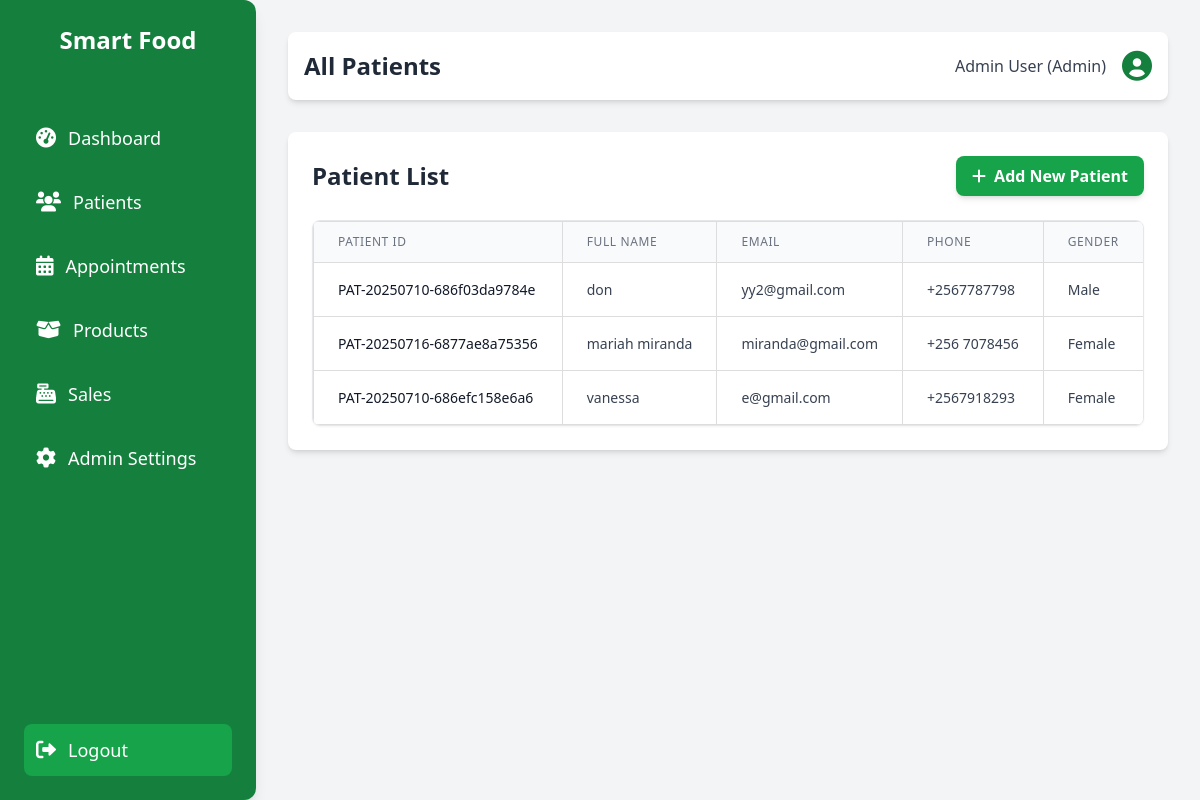
/patients/list.php (signed in), run on the app's committed database.
### tables this page shows
CREATE TABLE `patients` (
  `patient_id` int(11) NOT NULL,
  `patient_unique_id` varchar(50) NOT NULL,
  `full_name` varchar(255) NOT NULL,
  `date_of_birth` date DEFAULT NULL,
  `gender` enum('Male','Female','Other') DEFAULT NULL,
  `height_cm` decimal(5,2) DEFAULT NULL,
  `address` text DEFAULT NULL,
  `email` varchar(255) DEFAULT NULL,
  `phone` varchar(50) DEFAULT NULL,
  `health_conditions` text DEFAULT NULL,
  `membership_status` enum('No Membership','Standard','Premium') NOT NULL DEFAULT 'No Membership',
  `created_at` datetime DEFAULT current_timestamp(),
  `updated_at` datetime DEFAULT current_timestamp() ON UPDATE current_timestamp()
);

### patients/list.php (the view, shortened to what this page needs)
<?php
require_once __DIR__ . '/../includes/db_connect.php';
$pageTitle = "All Patients";
$patients = [];
try {
    $stmt = $pdo->query("SELECT patient_id, patient_unique_id, full_name, date_of_birth, email, phone, gender, membership_status FROM patients ORDER BY full_name ASC");
    $patients = $stmt->fetchAll(PDO::FETCH_ASSOC);
} catch (PDOException $e) {
    error_log("Error fetching patients: " . $e->getMessage());
    $message = "Error loading patients. Please try again later.";
}
require_once __DIR__ . '/../includes/header.php';
?>
<div class="container mx-auto p-6 bg-white rounded-lg shadow-md">
    <div class="flex justify-between items-center mb-6">
        <h2 class="text-2xl font-bold text-gray-800">Patient List</h2>
        <a href="<?php echo BASE_URL; ?>add.php" class="inline-flex items-center space-x-2 px-4 py-2 rounded-lg bg-green-600 text-white font-semibold hover:bg-green-700 transition-colors duration-200 shadow-md">
            <i class="fas fa-plus"></i>
            <span>Add New Patient</span>
        </a>
    </div>
    <?php if (empty($patients)): ?>
        <div class="bg-blue-100 border-l-4 border-blue-500 text-blue-700 p-4 rounded-md" role="alert">
            <p class="font-bold">No Patients Found</p>
            <p>It looks like there are no patients registered yet. Click "Add New Patient" to get started.</p>
        </div>
    <?php else: ?>
        <div class="overflow-x-auto bg-white rounded-lg shadow-sm border border-gray-200">
            <table class="min-w-full divide-y divide-gray-200">
                <thead class="bg-gray-50">
                    <tr>
                        <th scope="col" class="px-6 py-3 text-left text-xs font-medium text-gray-500 uppercase tracking-wider">Patient ID</th>
                        <th scope="col" class="px-6 py-3 text-left text-xs font-medium text-gray-500 uppercase tracking-wider">Full Name</th>
                        <th scope="col" class="px-6 py-3 text-left text-xs font-medium text-gray-500 uppercase tracking-wider">Email</th>
                        <th scope="col" class="px-6 py-3 text-left text-xs font-medium text-gray-500 uppercase tracking-wider">Phone</th>
                        <th scope="col" class="px-6 py-3 text-left text-xs font-medium text-gray-500 uppercase tracking-wider">Gender</th>
                    </tr>
                </thead>
                <tbody class="bg-white divide-y divide-gray-200">
                    <?php foreach ($patients as $patient): ?>
                        <tr class="hover:bg-gray-50">
                            <td class="px-6 py-4 whitespace-nowrap text-sm font-medium text-gray-900"><?php echo htmlspecialchars($patient['patient_unique_id']); ?></td>
                            <td class="px-6 py-4 whitespace-nowrap text-sm text-gray-700"><?php echo htmlspecialchars($patient['full_name']); ?></td>
                            <td class="px-6 py-4 whitespace-nowrap text-sm text-gray-700"><?php echo htmlspecialchars($patient['email'] ?? 'N/A'); ?></td>
                            <td class="px-6 py-4 whitespace-nowrap text-sm text-gray-700"><?php echo htmlspecialchars($patient['phone'] ?? 'N/A'); ?></td>
                            <td class="px-6 py-4 whitespace-nowrap text-sm text-gray-700"><?php echo htmlspecialchars($patient['gender'] ?? 'N/A'); ?></td>
                        </tr>
                    <?php endforeach; ?>
                </tbody>
            </table>
        </div>
    <?php endif; ?>
</div>
<?php
require_once __DIR__ . '/../includes/footer.php';
?>

### includes/header.php (shortened to what this page needs)
<?php
$currentUserRole = $_SESSION['role'] ?? 'Guest';
?>
<!DOCTYPE html>
<html lang="en">
<head>
    <script src="https://cdn.tailwindcss.com"></script>
    <link rel="stylesheet" href="https://cdnjs.cloudflare.com/ajax/libs/font-awesome/6.0.0-beta3/css/all.min.css">
    <link rel="stylesheet" href="<?php echo BASE_URL; ?>../assets/css/style.css">
    <link rel="stylesheet" href="<?php echo BASE_URL; ?>../assets/css/dashboard.css">
    <link rel="stylesheet" href="<?php echo BASE_URL; ?>../assets/css/forms.css">
    <link rel="stylesheet" href="<?php echo BASE_URL; ?>../assets/css/admin.css">
</head>
<body class="bg-gray-100 font-inter">
    <div class="flex h-screen">
        <aside class="w-64 bg-green-700 text-white p-6 space-y-6 flex flex-col rounded-r-xl shadow-lg">
            <div class="text-2xl font-bold text-center mb-8">
                <?php echo SITE_NAME; ?>
            </div>
            <nav class="flex-1">
                <ul class="space-y-3">
                    <li>
                        <a href="<?php echo BASE_URL; ?>../admin/index.php" class="flex items-center space-x-3 p-3 rounded-lg hover:bg-green-600 transition-colors duration-200">
                            <i class="fas fa-tachometer-alt text-xl"></i>
                            <span class="text-lg">Dashboard</span>
                        </a>
                    </li>
                    <li>
                        <a href="<?php echo BASE_URL; ?>../patients/list.php" class="flex items-center space-x-3 p-3 rounded-lg hover:bg-green-600 transition-colors duration-200">
                            <i class="fas fa-users text-xl"></i>
                            <span class="text-lg">Patients</span>
                        </a>
                    </li>
                    <li>
                        <a href="<?php echo BASE_URL; ?>../appointments/index.php" class="flex items-center space-x-3 p-3 rounded-lg hover:bg-green-600 transition-colors duration-200">
                            <i class="fas fa-calendar-alt text-xl"></i>
                            <span class="text-lg">Appointments</span>
                        </a>
                    </li>
                    <li>
                        <a href="<?php echo BASE_URL; ?>../products/index.php" class="flex items-center space-x-3 p-3 rounded-lg hover:bg-green-600 transition-colors duration-200">
                            <i class="fas fa-box-open text-xl"></i>
                            <span class="text-lg">Products</span>
                        </a>
                    </li>
                    <li>
                        <a href="<?php echo BASE_URL; ?>../sale/index.php" class="flex items-center space-x-3 p-3 rounded-lg hover:bg-green-600 transition-colors duration-200">
                            <i class="fas fa-cash-register text-xl"></i>
                            <span class="text-lg">Sales</span>
                        </a>
                    </li>
                    <?php if ($currentUserRole === 'Admin'):  ?>
                    <li>
                        <a href="<?php echo BASE_URL; ?>../admin/settings.php" class="flex items-center space-x-3 p-3 rounded-lg hover:bg-green-600 transition-colors duration-200">
                            <i class="fas fa-cog text-xl"></i>
                            <span class="text-lg">Admin Settings</span>
                        </a>
                    </li>
                    <?php endif; ?>
                </ul>
            </nav>
            <div class="mt-auto">
                <a href="<?php echo BASE_URL; ?>logout.php" class="flex items-center space-x-3 p-3 rounded-lg bg-green-600 hover:bg-green-500 transition-colors duration-200">
                    <i class="fas fa-sign-out-alt text-xl"></i>
                    <span class="text-lg">Logout</span>
                </a>
            </div>
        </aside>
        <main class="flex-1 p-8 overflow-y-auto">
            <header class="bg-white p-4 rounded-lg shadow-md mb-8 flex justify-between items-center">
                <h1 class="text-2xl font-semibold text-gray-800"><?php echo $pageTitle ?? 'Dashboard'; ?></h1>
                <div class="flex items-center space-x-4">
                    <span class="text-gray-700 font-medium"><?php echo htmlspecialchars($_SESSION['full_name'] ?? 'Guest'); ?> (<?php echo htmlspecialchars($_SESSION['role'] ?? 'Role'); ?>)</span>
                    <i class="fas fa-user-circle text-3xl text-green-700"></i>
                </div>
            </header>

### includes/footer.php (shortened to what this page needs)
        </main>
    </div>
</body>
</html>

### assets/css/style.css (style rules this page uses)
body { margin: 0; padding: 0; line-height: 1.6; color: #333; -webkit-font-smoothing: antialiased; -moz-osx-font-smoothing: grayscale; }
.container { max-width: 1200px; margin: 0 auto; padding: 1rem; }
:root { --font-family: Arial, sans-serif; --background-color: #f9f9f9; --text-color: #333; --primary-color: #2e8b57; --secondary-color: #388e3c; --hover-color: #3aa76d; --danger-color: #d9534f; --border-color: #ccc; --light-grey: #eaeaea; --table-stripe: #f8f9fa; --table-hover: #f1f8e9; --box-shadow: 0 0 10px rgba(0, 0, 0, 0.1); --border-radius: 8px; --transition: background-color 0.3s ease; }
h2 { margin-bottom: 20px; }
table { width: 100%; border-collapse: collapse; background: #fff; box-shadow: 0 0 10px rgba(0,0,0,0.05); }
th, td { padding: 12px; border: 1px solid #ddd; text-align: left; }
thead { background: var(--primary-color); color: white; }
h1, h2, h3, h4, h5, h6 { font-weight: 600; color: #2d3748; }
.shadow-md { box-shadow: 0 4px 6px -1px rgba(0, 0, 0, 0.1), 0 2px 4px -1px rgba(0, 0, 0, 0.06); }
.rounded-lg { border-radius: 0.5rem; }
.p-6 { padding: 1.5rem; }

### assets/css/dashboard.css (style rules this page uses)
.flex-1 { flex: 1; }
.h-screen { height: 100vh; }
.w-64 { width: 16rem; }
.p-8 { padding: 2rem; }
.overflow-y-auto { overflow-y: auto; }

### data on the page
patients: patient_unique "PAT-20250710-686f03da9784e", full_name "don", email "yy2@gmail.com", phone "+2567787798", gender "Male"
patients: patient_unique "PAT-20250716-6877ae8a75356", full_name "mariah miranda", email "miranda@gmail.com", phone "+256 7078456", gender "Female"
patients: patient_unique "PAT-20250710-686efc158e6a6", full_name "vanessa", email "e@gmail.com", phone "+2567918293", gender "Female"

### other printed values
SITE_NAME "Smart Food"
$pageTitle "All Patients"
$_SESSION['full_name'] "Admin User"
$_SESSION['role'] "Admin"
